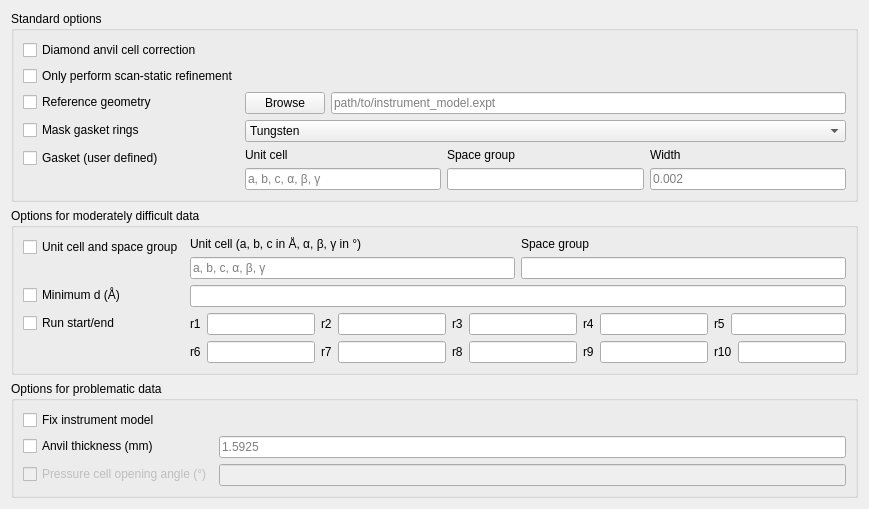
      <widget class="QWidget" name="xia2options_HP">
       <attribute name="title">
        <string>High pressure</string>
       </attribute>
       <layout class="QVBoxLayout" name="verticalLayout_2">
        <item>
         <widget class="QGroupBox" name="groupBox">
          <property name="title">
           <string>Standard options</string>
          </property>
          <layout class="QFormLayout" name="formLayout_6">
           <item row="0" column="0" colspan="2">
            <widget class="QCheckBox" name="HP_correction_shaddowing_checkBox">
             <property name="statusTip">
              <string>Correct for absorption in the anvils, and mask regions shadowed by the cell body.</string>
             </property>
             <property name="text">
              <string>Diamond anvil cell correction</string>
             </property>
            </widget>
           </item>
           <item row="1" column="0">
            <widget class="QCheckBox" name="Integrate_scanVarying_checkBox_3">
             <property name="statusTip">
              <string>During refinement, do not allow the instrument model to vary throughout a sweep.</string>
             </property>
             <property name="text">
              <string>Only perform scan-static refinement</string>
             </property>
             <property name="tristate">
              <bool>false</bool>
             </property>
            </widget>
           </item>
           <item row="2" column="0">
            <widget class="QCheckBox" name="HP_ReferenceGeometry_checkBox">
             <property name="statusTip">
              <string>Use a calibrated instrument model (&lt;visit-directory&gt;/processed/dataset/DataFiles/*.expt).</string>
             </property>
             <property name="text">
              <string>Reference geometry</string>
             </property>
            </widget>
           </item>
           <item row="2" column="1">
            <layout class="QHBoxLayout" name="horizontalLayout_11">
             <item>
              <widget class="QPushButton" name="hpReferenceGeometryBrowse">
               <property name="text">
                <string>Browse</string>
               </property>
              </widget>
             </item>
             <item>
              <widget class="QLineEdit" name="hpReferenceGeometryPath">
               <property name="dragEnabled">
                <bool>true</bool>
               </property>
               <property name="readOnly">
                <bool>true</bool>
               </property>
               <property name="placeholderText">
                <string>path/to/instrument_model.expt</string>
               </property>
              </widget>
             </item>
            </layout>
           </item>
           <item row="3" column="0">
            <widget class="QCheckBox" name="HP_gasket_checkBox">
             <property name="statusTip">
              <string>Mask the powder rings from a standard gasket.</string>
             </property>
             <property name="text">
              <string>Mask gasket rings</string>
             </property>
            </widget>
           </item>
           <item row="3" column="1">
            <widget class="QComboBox" name="HP_gasket_comboBox">
             <item>
              <property name="text">
               <string>Tungsten</string>
              </property>
             </item>
             <item>
              <property name="text">
               <string>Steel</string>
              </property>
             </item>
            </widget>
           </item>
           <item row="4" column="0">
            <widget class="QCheckBox" name="HP_gasketUser_checkBox">
             <property name="statusTip">
              <string>Mask the powder rings from a non-standard gasket material (provide all three parameters).</string>
             </property>
             <property name="text">
              <string>Gasket (user defined)</string>
             </property>
            </widget>
           </item>
           <item row="4" column="1">
            <layout class="QHBoxLayout" name="horizontalLayout_14">
             <item>
              <layout class="QVBoxLayout" name="verticalLayout_18">
               <item>
                <widget class="QLabel" name="HP_gasketUserUC_label">
                 <property name="text">
                  <string>Unit cell</string>
                 </property>
                 <property name="scaledContents">
                  <bool>true</bool>
                 </property>
                </widget>
               </item>
               <item>
                <widget class="QLineEdit" name="HP_gasketUserUC_lineEdit">
                 <property name="statusTip">
                  <string>e.g. 2.87, 2.87, 2.87, 90, 90, 90</string>
                 </property>
                 <property name="placeholderText">
                  <string>a, b, c, α, β, γ</string>
                 </property>
                </widget>
               </item>
              </layout>
             </item>
             <item>
              <layout class="QVBoxLayout" name="verticalLayout_17">
               <item>
                <widget class="QLabel" name="HP_gasketUserSG_label">
                 <property name="text">
                  <string>Space group</string>
                 </property>
                 <property name="scaledContents">
                  <bool>true</bool>
                 </property>
                </widget>
               </item>
               <item>
                <widget class="QLineEdit" name="HP_gasketUserSG_lineEdit">
                 <property name="statusTip">
                  <string>e.g. Im-3m</string>
                 </property>
                 <property name="placeholderText">
                  <string/>
                 </property>
                </widget>
               </item>
              </layout>
             </item>
             <item>
              <layout class="QVBoxLayout" name="verticalLayout_16">
               <item>
                <widget class="QLabel" name="HP_gasketUserW_label">
                 <property name="text">
                  <string>Width</string>
                 </property>
                 <property name="scaledContents">
                  <bool>true</bool>
                 </property>
                </widget>
               </item>
               <item>
                <widget class="QLineEdit" name="HP_gasketUserW_lineEdit">
                 <property name="statusTip">
                  <string>Width of each ring mask in d⁻², e.g. 0.04 (default = 0.002)</string>
                 </property>
                 <property name="placeholderText">
                  <string>0.002</string>
                 </property>
                </widget>
               </item>
              </layout>
             </item>
            </layout>
           </item>
          </layout>
         </widget>
        </item>
        <item>
         <widget class="QGroupBox" name="groupBox">
          <property name="title">
           <string>Options for moderately difficult data</string>
          </property>
          <layout class="QFormLayout" name="formLayout_7">
           <item row="0" column="0">
            <widget class="QCheckBox" name="HP_UN_SG_checkBox">
             <property name="statusTip">
              <string>Known unit cell and space group (must provide both).</string>
             </property>
             <property name="text">
              <string>Unit cell and space group</string>
             </property>
            </widget>
           </item>
           <item row="0" column="1">
            <layout class="QHBoxLayout" name="horizontalLayout_25">
             <item>
              <layout class="QVBoxLayout" name="verticalLayout_19">
               <item>
                <widget class="QLabel" name="Index_UN_label_7">
                 <property name="text">
                  <string>Unit cell (a, b, c in Å, α, β, γ in °)</string>
                 </property>
                 <property name="scaledContents">
                  <bool>true</bool>
                 </property>
                </widget>
               </item>
               <item>
                <widget class="QLineEdit" name="HP_UN_lineEdit">
                 <property name="statusTip">
                  <string>e.g. 5.4, 5.4, 5.4, 90, 90, 90</string>
                 </property>
                 <property name="placeholderText">
                  <string>a, b, c, α, β, γ</string>
                 </property>
                </widget>
               </item>
              </layout>
             </item>
             <item>
              <layout class="QVBoxLayout" name="verticalLayout_20">
               <item>
                <widget class="QLabel" name="HP_SG_label">
                 <property name="text">
                  <string>Space group</string>
                 </property>
                 <property name="scaledContents">
                  <bool>true</bool>
                 </property>
                </widget>
               </item>
               <item>
                <widget class="QLineEdit" name="HP_SG_lineEdit">
                 <property name="statusTip">
                  <string>e.g. Im-3m</string>
                 </property>
                </widget>
               </item>
              </layout>
             </item>
            </layout>
           </item>
           <item row="1" column="0">
            <widget class="QCheckBox" name="HP_dmin_checkBox">
             <property name="statusTip">
              <string>The high resolution limit of the region to search for spots.</string>
             </property>
             <property name="text">
              <string>Minimum d (Å)</string>
             </property>
            </widget>
           </item>
           <item row="1" column="1">
            <widget class="QLineEdit" name="HP_dmin_lineEdit">
             <property name="statusTip">
              <string>e.g. 0.84</string>
             </property>
            </widget>
           </item>
           <item row="2" column="0">
            <widget class="QCheckBox" name="HP_runStartEnd_checkBox">
             <property name="statusTip">
              <string>Set the start:end images for each sweep.</string>
             </property>
             <property name="text">
              <string>Run start/end</string>
             </property>
            </widget>
           </item>
           <item row="2" column="1">
            <layout class="QGridLayout" name="gridLayout_3">
             <item row="0" column="0">
              <layout class="QHBoxLayout" name="horizontalLayout_23">
               <item>
                <widget class="QLabel" name="HP_runStartEnd_label_1">
                 <property name="text">
                  <string>r1</string>
                 </property>
                 <property name="scaledContents">
                  <bool>true</bool>
                 </property>
                </widget>
               </item>
               <item>
                <widget class="QLineEdit" name="HP_runStartEnd_lineEdit_1">
                 <property name="statusTip">
                  <string>e.g. 20:600</string>
                 </property>
                </widget>
               </item>
              </layout>
             </item>
             <item row="0" column="1">
              <layout class="QHBoxLayout" name="horizontalLayout_21">
               <item>
                <widget class="QLabel" name="HP_runStartEnd_label_2">
                 <property name="text">
                  <string>r2</string>
                 </property>
                 <property name="scaledContents">
                  <bool>true</bool>
                 </property>
                </widget>
               </item>
               <item>
                <widget class="QLineEdit" name="HP_runStartEnd_lineEdit_2">
                 <property name="statusTip">
                  <string>e.g. 20:600</string>
                 </property>
                </widget>
               </item>
              </layout>
             </item>
             <item row="0" column="2">
              <layout class="QHBoxLayout" name="horizontalLayout_20">
               <item>
                <widget class="QLabel" name="HP_runStartEnd_label_4">
                 <property name="text">
                  <string>r3</string>
                 </property>
                 <property name="scaledContents">
                  <bool>true</bool>
                 </property>
                </widget>
               </item>
               <item>
                <widget class="QLineEdit" name="HP_runStartEnd_lineEdit_4">
                 <property name="statusTip">
                  <string>e.g. 20:600</string>
                 </property>
                </widget>
               </item>
              </layout>
             </item>
             <item row="0" column="3">
              <layout class="QHBoxLayout" name="horizontalLayout_17">
               <item>
                <widget class="QLabel" name="HP_runStartEnd_label_3">
                 <property name="text">
                  <string>r4</string>
                 </property>
                 <property name="scaledContents">
                  <bool>true</bool>
                 </property>
                </widget>
               </item>
               <item>
                <widget class="QLineEdit" name="HP_runStartEnd_lineEdit_3">
                 <property name="statusTip">
                  <string>e.g. 20:600</string>
                 </property>
                </widget>
               </item>
              </layout>
             </item>
             <item row="0" column="4">
              <layout class="QHBoxLayout" name="horizontalLayout_16">
               <item>
                <widget class="QLabel" name="HP_runStartEnd_label_5">
                 <property name="text">
                  <string>r5</string>
                 </property>
                 <property name="scaledContents">
                  <bool>true</bool>
                 </property>
                </widget>
               </item>
               <item>
                <widget class="QLineEdit" name="HP_runStartEnd_lineEdit_5">
                 <property name="statusTip">
                  <string>e.g. 20:600</string>
                 </property>
                </widget>
               </item>
              </layout>
             </item>
             <item row="1" column="0">
              <layout class="QHBoxLayout" name="horizontalLayout_24">
               <item>
                <widget class="QLabel" name="HP_runStartEnd_label_6">
                 <property name="text">
                  <string>r6</string>
                 </property>
                 <property name="scaledContents">
                  <bool>true</bool>
                 </property>
                </widget>
               </item>
               <item>
                <widget class="QLineEdit" name="HP_runStartEnd_lineEdit_8">
                 <property name="statusTip">
                  <string>e.g. 20:600</string>
                 </property>
                </widget>
               </item>
              </layout>
             </item>
             <item row="1" column="1">
              <layout class="QHBoxLayout" name="horizontalLayout_22">
               <item>
                <widget class="QLabel" name="HP_runStartEnd_label_7">
                 <property name="text">
                  <string>r7</string>
                 </property>
                 <property name="scaledContents">
                  <bool>true</bool>
                 </property>
                </widget>
               </item>
               <item>
                <widget class="QLineEdit" name="HP_runStartEnd_lineEdit_7">
                 <property name="statusTip">
                  <string>e.g. 20:600</string>
                 </property>
                </widget>
               </item>
              </layout>
             </item>
             <item row="1" column="2">
              <layout class="QHBoxLayout" name="horizontalLayout_19">
               <item>
                <widget class="QLabel" name="HP_runStartEnd_label_8">
                 <property name="text">
                  <string>r8</string>
                 </property>
                 <property name="scaledContents">
                  <bool>true</bool>
                 </property>
                </widget>
               </item>
               <item>
                <widget class="QLineEdit" name="HP_runStartEnd_lineEdit_9">
                 <property name="statusTip">
                  <string>e.g. 20:600</string>
                 </property>
                </widget>
               </item>
              </layout>
             </item>
             <item row="1" column="3">
              <layout class="QHBoxLayout" name="horizontalLayout_18">
               <item>
                <widget class="QLabel" name="HP_runStartEnd_label_9">
                 <property name="text">
                  <string>r9</string>
                 </property>
                 <property name="scaledContents">
                  <bool>true</bool>
                 </property>
                </widget>
               </item>
               <item>
                <widget class="QLineEdit" name="HP_runStartEnd_lineEdit_10">
                 <property name="statusTip">
                  <string>e.g. 20:600</string>
                 </property>
                </widget>
               </item>
              </layout>
             </item>
             <item row="1" column="4">
              <layout class="QHBoxLayout" name="horizontalLayout_15">
               <item>
                <widget class="QLabel" name="HP_runStartEnd_label_10">
                 <property name="text">
                  <string>r10</string>
                 </property>
                 <property name="scaledContents">
                  <bool>true</bool>
                 </property>
                </widget>
               </item>
               <item>
                <widget class="QLineEdit" name="HP_runStartEnd_lineEdit_6">
                 <property name="statusTip">
                  <string>e.g. 20:600</string>
                 </property>
                </widget>
               </item>
              </layout>
             </item>
            </layout>
           </item>
          </layout>
         </widget>
        </item>
        <item>
         <widget class="QGroupBox" name="groupBox">
          <property name="font">
           <font>
            <weight>50</weight>
            <bold>false</bold>
           </font>
          </property>
          <property name="title">
           <string>Options for problematic data</string>
          </property>
          <layout class="QFormLayout" name="formLayout_8">
           <item row="1" column="0">
            <widget class="QCheckBox" name="HP_FixBeamDetector_checkBox">
             <property name="statusTip">
              <string>Fix the instrument model for refinement.</string>
             </property>
             <property name="text">
              <string>Fix instrument model</string>
             </property>
            </widget>
           </item>
           <item row="2" column="0">
            <widget class="QCheckBox" name="checkBox_3">
             <property name="text">
              <string>Anvil thickness (mm)</string>
             </property>
            </widget>
           </item>
           <item row="2" column="1">
            <widget class="QLineEdit" name="lineEdit_2">
             <property name="statusTip">
              <string>Default = 1.5925, to match the I19 in-house diamond anvil cell.</string>
             </property>
             <property name="text">
              <string/>
             </property>
             <property name="placeholderText">
              <string>1.5925</string>
             </property>
            </widget>
           </item>
           <item row="3" column="0">
            <widget class="QCheckBox" name="checkBox_4">
             <property name="enabled">
              <bool>false</bool>
             </property>
             <property name="text">
              <string>Pressure cell opening angle (°)</string>
             </property>
            </widget>
           </item>
           <item row="3" column="1">
            <widget class="QLineEdit" name="lineEdit_3">
             <property name="enabled">
              <bool>false</bool>
             </property>
             <property name="statusTip">
              <string>E.g. 80</string>
             </property>
            </widget>
           </item>
          </layout>
         </widget>
        </item>
       </layout>
      </widget>
